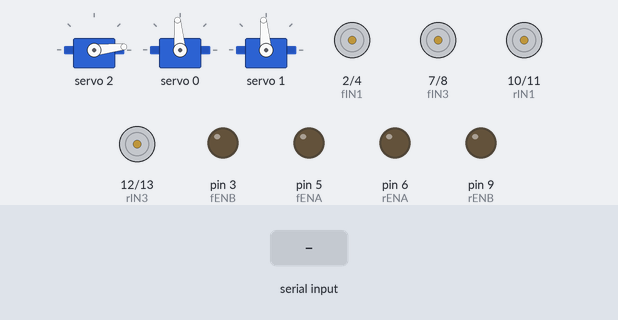
Bench run of a sketch on a simulated Arduino Uno, built with avr-gcc and run on an emulated ATmega328P. Parts: 3 × servo, motor-driver pin pairs drawn as motors (green arrow = first pin HIGH = forward, orange = second pin HIGH = backward, longer = more drive), output pins drawn as LEDs (lit = HIGH). The test bench sets the inputs (shaded band).

Above: at 1.2 s.
1.3 s: "forward\n" received over Serial
At 1.8 s:
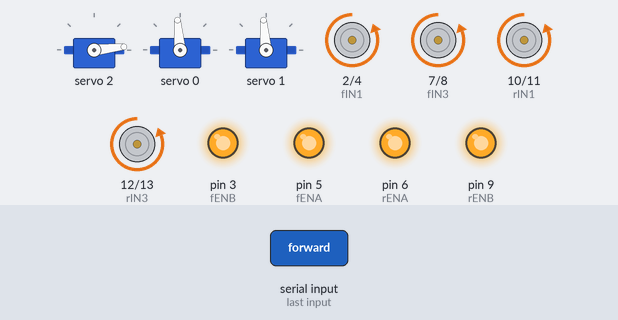
2.8 s: "backward\n" received over Serial
At 4.0 s:
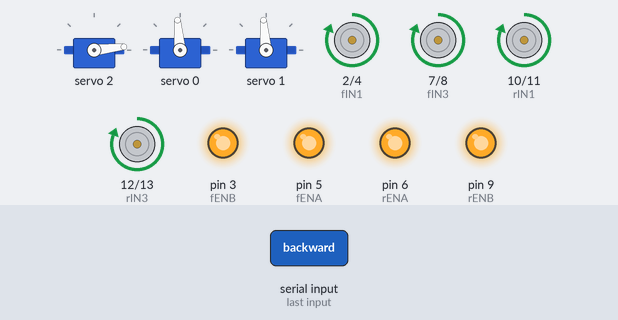
4.3 s: "forward_right\n" received over Serial
At 5.5 s:
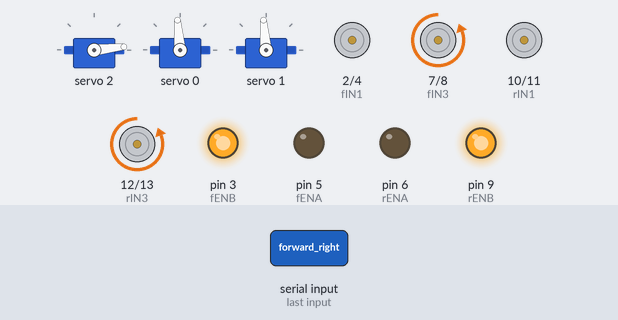
5.8 s: "backward_right\n" received over Serial
At 6.7 s:
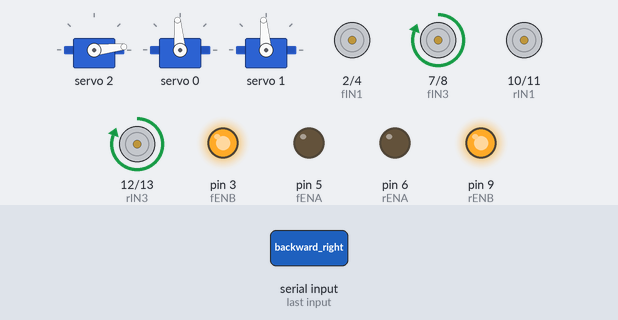
7.3 s: "forward_left\n" received over Serial
At 7.7 s:
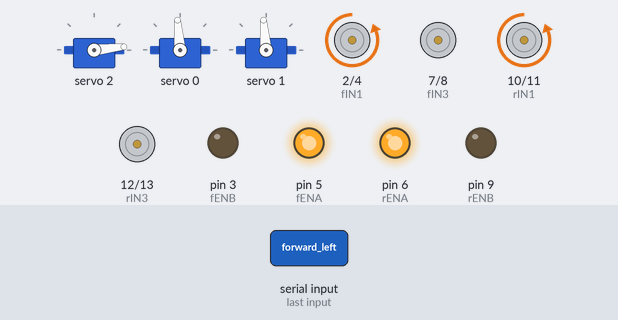
8.8 s: "backward_left\n" received over Serial
At 10.1 s:
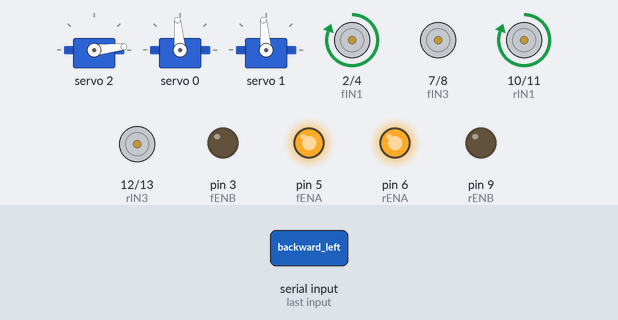
Timing chart, 0 to 11.3 s (numbered marks = the images above; inputs shaded):
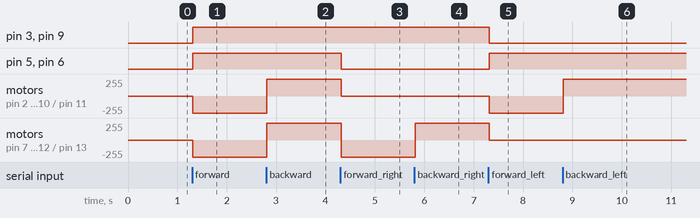

The sketch:

cod_proiect.ino
```cpp
#include <Wire.h>
#include <Adafruit_PWMServoDriver.h>

Adafruit_PWMServoDriver PCA9865 = Adafruit_PWMServoDriver();

#define fENA 5//speed fA
#define fENB 3//speed fB
#define fIN1 2
#define fIN2 4
#define fIN3 7
#define fIN4 8

#define rENA 6//speed rA
#define rENB 9//speed rB
#define rIN1 10
#define rIN2 11
#define rIN3 12
#define rIN4 13

//f de la front wheels si r de la rear wheels
String command;
int speed = 255;
int gbrat = 90;
int gumar = 90;
  byte cleste = 2;
  byte brat = 0;
  byte umar = 1;

void setServotoAngleSmooth(byte servo, int toAngle, int lastAngle);
void setServotoAngle(byte servo, int angle);
void forward(int speed);
void backward(int speed);
void forward_right(int speed);
void forward_left(int speed);
void backward_right(int speed);
void backward_left(int speed);
void stop();

void setup() {
  Serial.begin(9600);

  pinMode(fENA, OUTPUT);
  pinMode(fENB, OUTPUT);
  pinMode(fIN1, OUTPUT);
  pinMode(fIN2, OUTPUT);
  pinMode(fIN3, OUTPUT);
  pinMode(fIN4, OUTPUT);

  pinMode(rENA, OUTPUT);
  pinMode(rENB, OUTPUT);
  pinMode(rIN1, OUTPUT);
  pinMode(rIN2, OUTPUT);
  pinMode(rIN3, OUTPUT);
  pinMode(rIN4, OUTPUT);

  PCA9865.begin();
  PCA9865.setPWMFreq(60);

  setServotoAngle(cleste, 0);
  setServotoAngle(brat, gbrat);
  setServotoAngle(umar, gumar);
}

void loop() {
  //IN1 = LoW, IN2 = HIGH && IN3 = LOW, IN4= HIGH => forward drive
  //invers => marche arrier

  if(Serial.available()){
    command = Serial.readStringUntil('\n');
    command.trim();
    if(command.equals("forward")){
      forward(speed);
    }else if(command.equals("backward")){
      backward(speed);
    }else if(command.equals("forward_right")){
      forward_right(speed);
    }else if(command.equals("backward_right")){
      backward_right(speed);
    }else if(command.equals("forward_left")){
      forward_left(speed);
    }else if(command.equals("backward_left")){
      backward_left(speed);
    }else if(command.equals("stop")){
      stop();
    }else if(command.equals("cleste")){
      String w = Serial.readStringUntil('\n');
      w.trim();
      if(w == "True"){
        setServotoAngle(cleste, 180);
      }else if(w == "False"){
        setServotoAngle(cleste, 0);
      }
    }else if(command.equals("brat")){
      String x = Serial.readStringUntil('\n');
      x.trim();
      if (x.length() == 0) {
        //Serial.println("ERROR: No angle given for brat");
      }else{
        int lastgbrat = gbrat;
        gbrat = x.toInt();
        /*int step = (gbrat > lastgbrat) ? 1 : -1;
        for (int i = lastgbrat; i != gbrat; i += step) {
          setServotoAngle(brat, i);
          delay(10);
        }*/
        setServotoAngleSmooth(brat, gbrat, lastgbrat);
      }
    }else if(command.equals("umar")){
      String y = Serial.readStringUntil('\n');
      y.trim();
      if (y.length() == 0) {
        //Serial.println("ERROR: No angle given for umar");
      }else{
        int lastgumar = gumar;
        gumar = y.toInt();
        /*int step = (gumar >lastgumar) ? 1 : -1;
        for (int i= lastgumar; i!= gumar; i+= step){
          setServotoAngle(umar, i);
          delay(10);
        }*/
        setServotoAngleSmooth(umar, gumar, lastgumar);
      }
    }else{
      //Serial.println("ERROR: Command not found -> ");
      //Serial.println(command);
    }
  }

}

void forward(int speed){
  analogWrite(fENA, speed);
  analogWrite(fENB, speed);
  digitalWrite(fIN1, LOW);
  digitalWrite(fIN2, HIGH);
  digitalWrite(fIN3, LOW);
  digitalWrite(fIN4, HIGH);

  analogWrite(rENA, speed);
  analogWrite(rENB, speed);
  digitalWrite(rIN1, LOW);
  digitalWrite(rIN2, HIGH);
  digitalWrite(rIN3, LOW);
  digitalWrite(rIN4, HIGH);
}

void backward(int speed){
  analogWrite(fENA, speed);
  analogWrite(fENB, speed);
  digitalWrite(fIN1, HIGH);
  digitalWrite(fIN2, LOW);
  digitalWrite(fIN3, HIGH);
  digitalWrite(fIN4, LOW);

  analogWrite(rENA, speed);
  analogWrite(rENB, speed);
  digitalWrite(rIN1, HIGH);
  digitalWrite(rIN2, LOW);
  digitalWrite(rIN3, HIGH);
  digitalWrite(rIN4, LOW);
}

void forward_left(int speed){
  analogWrite(fENA, speed);
  analogWrite(fENB, 0);
  digitalWrite(fIN1, LOW);
  digitalWrite(fIN2, HIGH);
  digitalWrite(fIN3, LOW);
  digitalWrite(fIN4, LOW); // stop left motor

  analogWrite(rENA, speed);
  analogWrite(rENB, 0);
  digitalWrite(rIN1, LOW);
  digitalWrite(rIN2, HIGH);
  digitalWrite(rIN3, LOW);
  digitalWrite(rIN4, LOW); // stop left motor
}

void forward_right(int speed){
  analogWrite(fENA, 0);
  analogWrite(fENB, speed);
  digitalWrite(fIN1, LOW);
  digitalWrite(fIN2, LOW);
  digitalWrite(fIN3, LOW);
  digitalWrite(fIN4, HIGH);

  analogWrite(rENA, 0);
  analogWrite(rENB, speed);
  digitalWrite(rIN1, LOW);
  digitalWrite(rIN2, LOW);
  digitalWrite(rIN3, LOW);
  digitalWrite(rIN4, HIGH);
}

void backward_left(int speed){
  analogWrite(fENA, speed);
  analogWrite(fENB, 0);
  digitalWrite(fIN1, HIGH);
  digitalWrite(fIN2, LOW);
  digitalWrite(fIN3, LOW);
  digitalWrite(fIN4, LOW);

  analogWrite(rENA, speed);
  analogWrite(rENB, 0);
  digitalWrite(rIN1, HIGH);
  digitalWrite(rIN2, LOW);
  digitalWrite(rIN3, LOW);
  digitalWrite(rIN4, LOW);

}

void backward_right(int speed){
  analogWrite(fENA, 0);
  analogWrite(fENB, speed);
  digitalWrite(fIN1, LOW);
  digitalWrite(fIN2, LOW);
  digitalWrite(fIN3, HIGH);
  digitalWrite(fIN4, LOW);

  analogWrite(rENA, 0);
  analogWrite(rENB, speed);
  digitalWrite(rIN1, LOW);
  digitalWrite(rIN2, LOW);
  digitalWrite(rIN3, HIGH);
  digitalWrite(rIN4, LOW);
}

void stop(){
  analogWrite(fENA, 0);
  analogWrite(fENB, 0);
  analogWrite(rENA, 0);
  analogWrite(rENB, 0);

  digitalWrite(fIN1, LOW);
  digitalWrite(fIN2, LOW);
  digitalWrite(fIN3, LOW);
  digitalWrite(fIN4, LOW);
  digitalWrite(rIN1, LOW);
  digitalWrite(rIN2, LOW);
  digitalWrite(rIN3, LOW);
  digitalWrite(rIN4, LOW);
}

void setServotoAngleSmooth(byte servo, int toAngle, int lastAngle) {
  int steps = abs(toAngle - lastAngle);
  if (steps == 0) return;

  float t = 0.0;
  float dt = 1.0 / steps;

  for (int i = 0; i <= steps; i++) {
    // easing-out cubic y = 1 - pow(1-t, 3)
    float eased = 1 - pow(1 - t, 3);
    int currentAngle = lastAngle + (toAngle - lastAngle) * eased;

    int pwmpulse = map(currentAngle, 0, 180, 150, 600); //servomin si servomax
    PCA9865.setPWM(servo, 0, pwmpulse);

    delay(5); // mai rapid sau mai lent
    t += dt;
  }
}

void setServotoAngle(byte servo, int angle){
  int pwmpulse = map(angle, 0, 180, 150, 600); //servomin si servomax daca nu sunt puse bine byebye servo o7
  PCA9865.setPWM(servo, 0, pwmpulse);
}
```

Measured:
- after the input at 1.3 s, pin 3 (fENB), pin 5 (fENA), pin 6 (rENA), pin 9 (rENB): LOW → HIGH at once; motor on pin 2 (fIN1) / pin 4 (fIN2), motor on pin 7 (fIN3) / pin 8 (fIN4), motor on pin 10 (rIN1) / pin 11 (rIN2), motor on pin 12 (rIN3) / pin 13 (rIN4): stopped → backward 255/255 at once
- after the input at 2.8 s, motor on pin 2 (fIN1) / pin 4 (fIN2), motor on pin 7 (fIN3) / pin 8 (fIN4), motor on pin 10 (rIN1) / pin 11 (rIN2), motor on pin 12 (rIN3) / pin 13 (rIN4): backward 255/255 → forward 255/255 at once
- after the input at 4.3 s, pin 5 (fENA), pin 6 (rENA): HIGH → LOW at once; motor on pin 2 (fIN1) / pin 4 (fIN2), motor on pin 10 (rIN1) / pin 11 (rIN2): forward 255/255 → stopped at once; motor on pin 7 (fIN3) / pin 8 (fIN4), motor on pin 12 (rIN3) / pin 13 (rIN4): forward 255/255 → backward 255/255 at once
- after the input at 5.8 s, motor on pin 7 (fIN3) / pin 8 (fIN4), motor on pin 12 (rIN3) / pin 13 (rIN4): backward 255/255 → forward 255/255 at once
- after the input at 7.3 s, pin 3 (fENB), pin 9 (rENB): HIGH → LOW at once; pin 5 (fENA), pin 6 (rENA): LOW → HIGH at once; motor on pin 2 (fIN1) / pin 4 (fIN2), motor on pin 10 (rIN1) / pin 11 (rIN2): stopped → backward 255/255 at once; motor on pin 7 (fIN3) / pin 8 (fIN4), motor on pin 12 (rIN3) / pin 13 (rIN4): forward 255/255 → stopped at once
- after the input at 8.8 s, motor on pin 2 (fIN1) / pin 4 (fIN2), motor on pin 10 (rIN1) / pin 11 (rIN2): backward 255/255 → forward 255/255 at once
